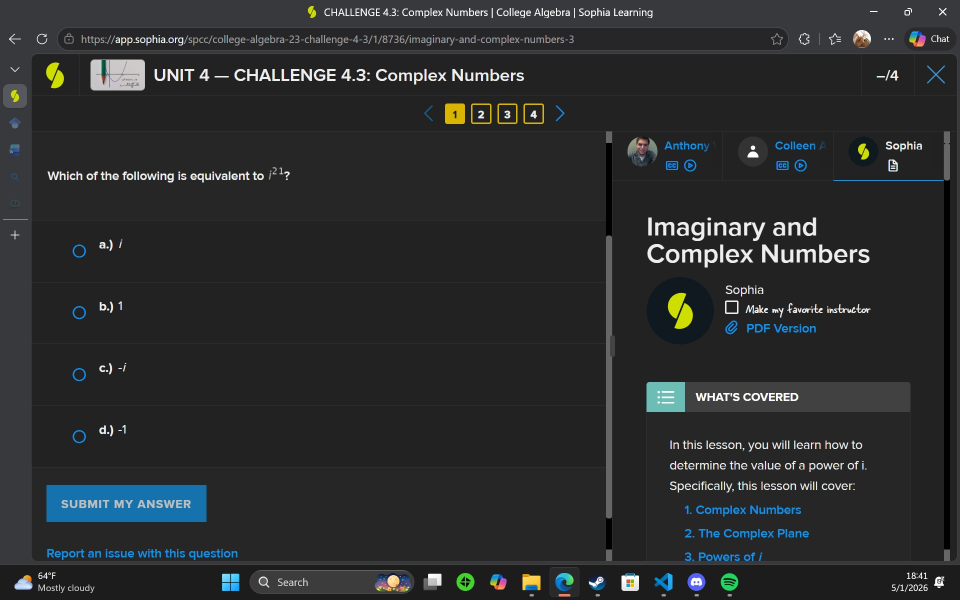
#> input picture webpagetest.png, 1919 x 1199 px (shown at 1/2 size); its folder holds only this picture in this run
$ python -i ocr_processor.py   (imports and definitions only)
#> lines starting #> are read from the running program, lines starting #| are printed output that depends on the picture; after the words box and inside, x2 and y2 are one past the last pixel; in counts of white or black regions, pixels touching at a corner belong together
"""
OCR Processor – Extracts text and analyzes graphs from screen captures.

Provides functions for:
  * Full pytesseract/Tesseract integration
  * Advanced image preprocessing and enhancement
  * Multiple OCR modes (document, single line, sparse text, etc.)
  * Language detection and multi-language support
  * Graph detection and analysis integration
  * Confidence scores and detailed OCR data
"""
import cv2
import numpy as np
from pathlib import Path
from typing import Dict, Optional, Tuple
import os
import sys

from .config import (
    TEMP_SCREENSHOT_PATH,
    TESSERACT_CMD_PATH,
    TESSERACT_DATA_DIR,
    TESSERACT_LANGUAGES,
    OCR_OUTPUT_DIR
)

# Initialize pytesseract
# [7 lines not run here, left out]

# -------------------------------------------------
# 1️⃣  Tesseract Configuration & Initialization
# -------------------------------------------------

TESSERACT_INSTALLED = False
TESSERACT_PATH = None
OCR_AVAILABLE = False

# [76 lines left out: functions _configure_tesseract, get_ocr_diagnostics, is_ocr_available, get_tesseract_version, get_tesseract_languages, not called in this run]

# Initialize Tesseract on module load
# [2 lines not run here, left out]

# -------------------------------------------------
# 2️⃣  Advanced Image Preprocessing for OCR
# -------------------------------------------------

def enhance_for_ocr(image_path: Path, aggressive: bool = False) -> Optional[np.ndarray]:
    """
    Apply comprehensive preprocessing pipeline to improve OCR accuracy:
        1. Read and validate image
        2. Convert to grayscale
        3. Apply CLAHE (Contrast Limited Adaptive Histogram Equalization)
        4. Denoise using bilateral filter (fast, edge-preserving)
        5. Adaptive thresholding (handles variable lighting)
        6. Optional: Morphological operations (aggressive mode)

    Args:
        image_path: Path to image file
        aggressive: If True, apply additional morphological operations

    Returns:
        Preprocessed image as numpy array, or None if read fails
    """
#> called with image_path = '../webpagetest.png', aggressive = False
    img = cv2.imread(str(image_path))
#> img is the input picture: shape (1199, 1919, 3); mean B, G, R 46, 45.1, 43.1
    if img is None:
        print(f"[✗] Could not read image: {image_path}")
        return None

    # Convert to grayscale
    gray = cv2.cvtColor(img, cv2.COLOR_BGR2GRAY)
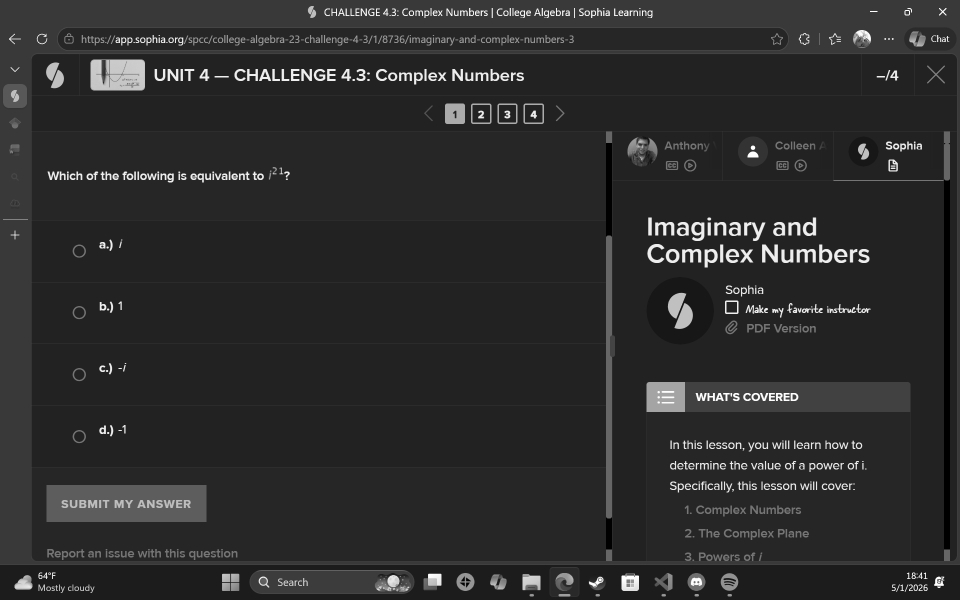
#> gray: shape (1199, 1919) (shown at 1/2 size); min 0, max 255, mean 44.6

    # 1. Contrast enhancement using CLAHE
    clahe = cv2.createCLAHE(clipLimit=2.0, tileGridSize=(8, 8))
    enhanced = clahe.apply(gray)

    # 2. Bilateral filtering (edge-preserving denoising) — lighter for screen captures
    denoised = cv2.bilateralFilter(enhanced, 5, 50, 50)

    # 3. Adaptive thresholding — smaller blockSize works better for clean screen text
    binary = cv2.adaptiveThreshold(
        denoised, 255,
        cv2.ADAPTIVE_THRESH_GAUSSIAN_C,
        cv2.THRESH_BINARY,
        blockSize=15,
        C=8,
    )
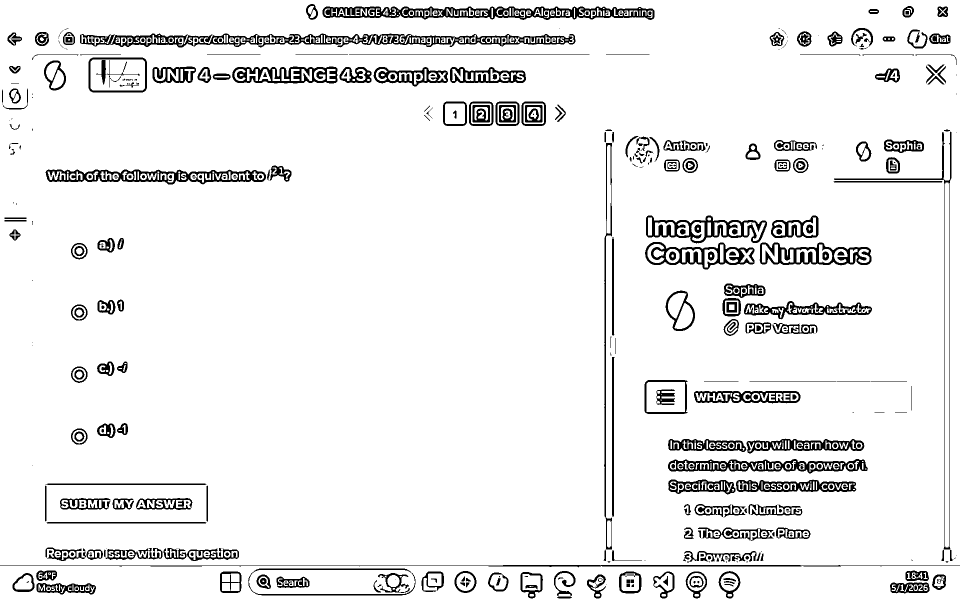
#> binary: shape (1199, 1919) (shown at 1/2 size); 93% white; 537 black regions (184 under 20 px), largest, box (x1, y1, x2, y2) and area: (160, 67, 1151, 95) 11226, (645, 13, 1309, 40) 8996, (91, 339, 532, 369) 5894

    # 4. Optional: Morphological operations for aggressive preprocessing
    if aggressive:
        kernel = cv2.getStructuringElement(cv2.MORPH_RECT, (2, 2))
        binary = cv2.morphologyEx(binary, cv2.MORPH_CLOSE, kernel)
        binary = cv2.morphologyEx(binary, cv2.MORPH_OPEN, kernel)

    return binary


# [35 lines left out: function enhance_for_ocr_preserve_color, not called in this run]


# -------------------------------------------------
# 3️⃣  Pytesseract Integration with Multiple Modes
# -------------------------------------------------

# PSM (Page Segmentation Mode) constants for Tesseract
PSM_MODES = {
    "auto": 3,              # Automatic page segmentation with OSD
    "single_block": 6,      # Single uniform block of text
    "single_column": 4,     # Single column of text of variable sizes
    "single_line": 7,       # Single text line
    "single_word": 8,       # Treat the image as a single word
    "circle_word": 9,       # Treat the image as a single word in a circle
    "line": 11,             # Sparse text with layout preservation
    "sparse_text": 11,      # Find as much text as possible
    "raw_line": 13,         # Treat image as raw line
}


# [309 lines left out: functions extract_text_basic, extract_text_enhanced, extract_text_with_confidence, extract_text_multi_mode, extract_text_from_image, ocr_debug_save and 6 more, not called in this run]

>>> result = enhance_for_ocr('../webpagetest.png')
